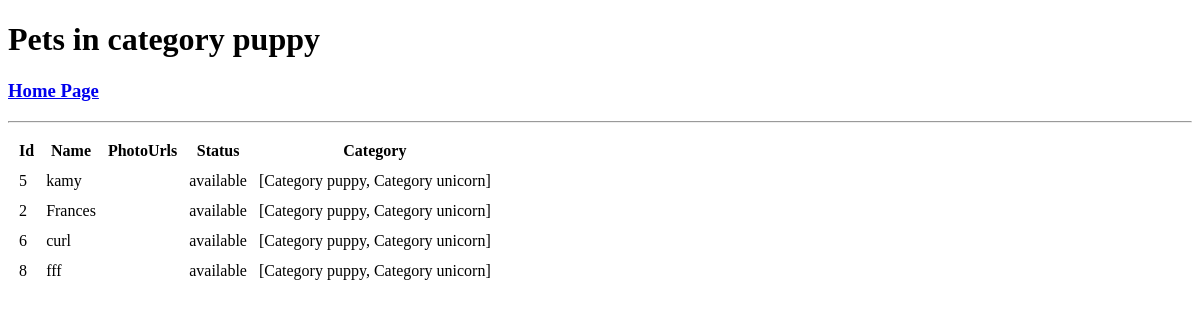
Page /category.pets/puppy on the earlier database version.
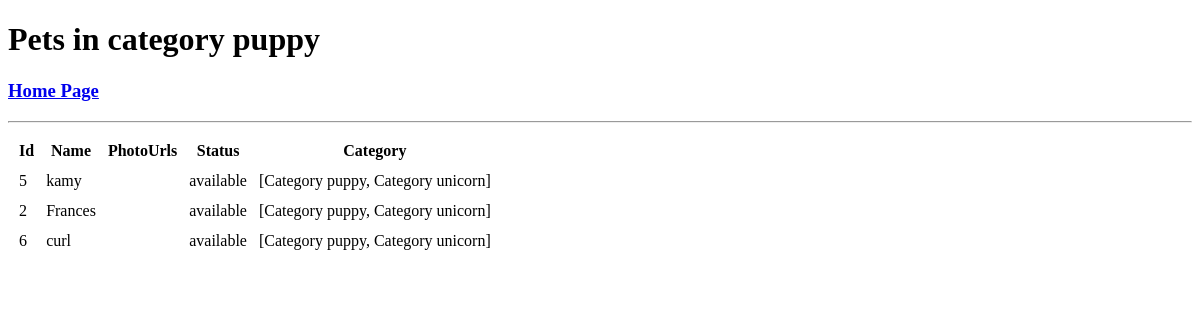
Same page on the later database version.
### v3.py (models this page shows, shortened)
class Category(db.Model):
    __tablename__ = 'category'
    category_id = db.Column(db.Integer, primary_key=True, autoincrement=True)
    category_name = db.Column(db.String(150), nullable=False, unique=True)
    pets = db.relationship('Pet', secondary=association_table, back_populates='categories')
    def __repr__(self):
        return "Category {}".format(self.category_name)

class Pet(db.Model):
    __tablename__ = 'pet'
    pet_id = db.Column(db.Integer, primary_key=True, autoincrement=True)
    pet_name = db.Column(db.String(64), nullable=False)
    photoUrls = db.Column(db.Text)
    status = db.Column(db.String(30))
    category_id = db.Column(db.Integer, db.ForeignKey('category.category_id'))
    categories = db.relationship('Category', secondary=association_table, back_populates='pets')

### v3.py (the view)
@app.route('/category.pets/<category_name>', methods=['GET'])
def get_all_pets_by_category(category_name):
    error=None
    category = Category.query.filter_by(category_name=category_name).first()
    pets = category.pets
    if pets ==[]:
        error = "This category does not contain any pets."
    return render_template('pets_by_category.html', category_name=category_name,
        pets = pets, error=error )

### templates/pets_by_category.html (shortened to what this page needs)
<!DOCTYPE html>
<html lang = "en">
   <head><h1>Pets in category {{category_name}}</h1></head>
   <body>
      <h3>
         <a href = "{{ url_for('home_page') }}">Home Page</a>
      </h3>
      <hr/>
        <table cellspacing="10">
           <thead>
              <tr>
                 <th>Id</th>
                 <th>Name</th>
                 <th>PhotoUrls</th>
                 <th>Status</th>
                 <th>Category</th>
              </tr>
           </thead>
           <tbody>
              {% for pet in pets %}
                 <tr>
                    <td>{{ pet.pet_id }}</td>
                    <td>{{ pet.pet_name }}</td>
                    <td>{{ pet.photoUrls }}</td>
                    <td>{{ pet.status }}</td>
                    <td>{{ pet.categories }}</td>
                 </tr>
              {% endfor %}
           </tbody>
        </table>
   </body>
</html>

Differences in the rows shown:
removed Pet: pet_id "8", pet_name "fff", status "available", categories "[Category puppy, Category unicorn]"
